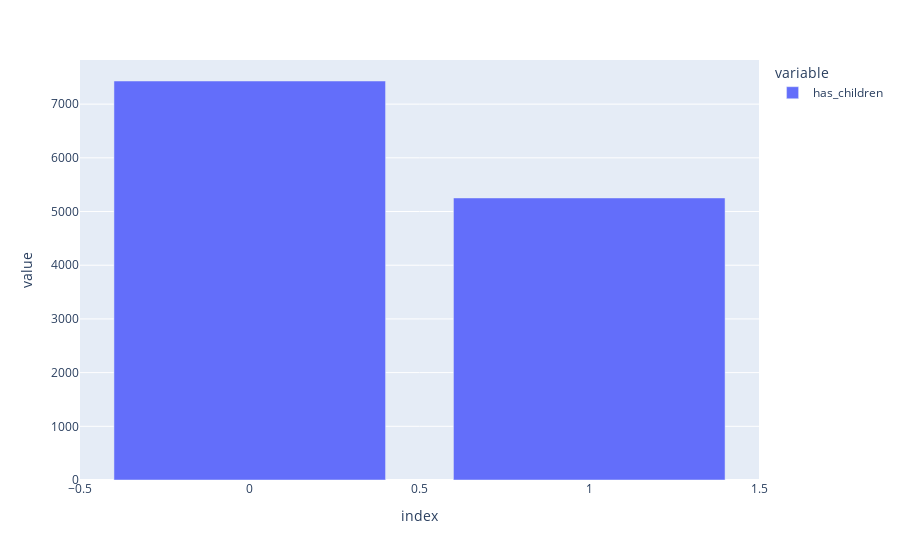

Notebook source saved alongside this figure:
### Code cell
px.bar(df['has_children'].value_counts())

### Figure 1 — Plotly figure (JSON) as saved in the notebook; plotly's stock layout.template omitted (floating-point values rounded to 4 significant figures)
{"data": [{"alignmentgroup": "True", "hovertemplate": "variable=has_children<br>index=%{x}<br>value=%{y}<extra></extra>", "legendgroup": "has_children", "marker": {"color": "#636efa", "pattern": {"shape": ""}}, "name": "has_children", "offsetgroup": "has_children", "orientation": "v", "showlegend": true, "textposition": "auto", "type": "bar", "x": [0, 1], "xaxis": "x", "y": [7431, 5253], "yaxis": "y"}], "layout": {"barmode": "relative", "legend": {"title": {"text": "variable"}, "tracegroupgap": 0}, "margin": {"t": 60}, "xaxis": {"anchor": "y", "domain": [0, 1], "title": {"text": "index"}}, "yaxis": {"anchor": "x", "domain": [0, 1], "title": {"text": "value"}}}}
